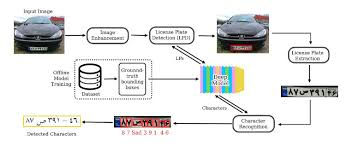
#> input picture images1.jpg, 346 x 146 px
$ python -i cv_utils.py   (imports and definitions only)   (older library calls are emulated)
#> lines starting #> are read from the running program, lines starting #| are printed output that depends on the picture; after the words box and inside, x2 and y2 are one past the last pixel; in counts of white or black regions, pixels touching at a corner belong together
#> further down, picture is the input picture: shape (146, 346, 3); mean B, G, R 228, 228.6, 228.3
import cv2
import imutils
from skimage.filters import threshold_local
from skimage import measure
import numpy as np


class PlateFinder:
    def __init__(self):
        self.min_area = 4500  # minimum area of the plate
        self.max_area = 30000  # maximum area of the plate

        self.element_structure = cv2.getStructuringElement(shape=cv2.MORPH_RECT, ksize=(22, 3))

    def preprocess(self, input_img):
        imgBlurred = cv2.GaussianBlur(input_img, (7, 7), 0)  # old window was (5,5)
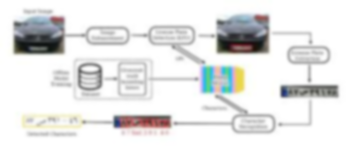
#> imgBlurred: shape (146, 346, 3); mean B, G, R 228.1, 228.6, 228.3
        gray = cv2.cvtColor(imgBlurred, cv2.COLOR_BGR2GRAY)  # convert to gray
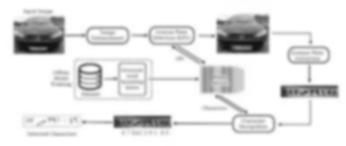
#> gray: shape (146, 346); min 19, max 255, mean 228.5
        sobelx = cv2.Sobel(gray, cv2.CV_8U, 1, 0, ksize=3)  # sobelX to get the vertical edges
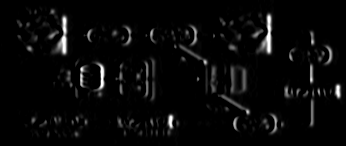
#> sobelx: shape (146, 346); min 0, max 255, mean 8.8
        ret2, threshold_img = cv2.threshold(sobelx, 0, 255, cv2.THRESH_BINARY + cv2.THRESH_OTSU)
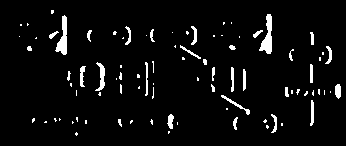
#> threshold_img: shape (146, 346); 4.8% white; 87 white regions (55 under 20 px), largest, box (x1, y1, x2, y2) and area: (259, 14, 272, 54) 272, (55, 15, 67, 55) 249, (95, 62, 105, 91) 132
#> ret2 = 61

        element = self.element_structure
        morph_n_thresholded_img = threshold_img.copy()
        cv2.morphologyEx(src=threshold_img, op=cv2.MORPH_CLOSE, kernel=element, dst=morph_n_thresholded_img)
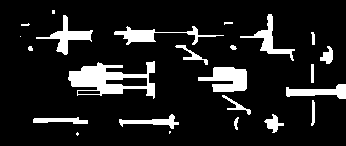
#> morph_n_thresholded_img: shape (146, 346); 12% white; 24 white regions (6 under 20 px)
        return morph_n_thresholded_img

    def extract_contours(self, after_preprocess):
        _, contours,_ = cv2.findContours(after_preprocess, mode=cv2.RETR_EXTERNAL,
                                                    method=cv2.CHAIN_APPROX_NONE)
#> contours = 24 contours, 8 with area under 20; largest, box (x1, y1, x2, y2) and area: (68, 61, 155, 99) 1730, (198, 67, 247, 92) 720, (36, 15, 93, 55) 502, (114, 26, 224, 45) 453, (240, 14, 295, 61) 424
        return contours

    # [19 lines left out: function clean_plate, not called in this run]


    def check_plate(self, input_img, contour):
        min_rect = cv2.minAreaRect(contour)
        if self.validateRatio(min_rect):
            x, y, w, h = cv2.boundingRect(contour)
            cords=x, y, w, h
            after_validation_img = input_img[y:y + h, x:x + w]
            after_clean_plate_img, plateFound, coordinates = self.clean_plate(after_validation_img)
            if plateFound:
                characters_on_plate = self.find_characters_on_plate(after_clean_plate_img)
                if (characters_on_plate is not None and len(characters_on_plate) == 8):
                    x1, y1, w1, h1 = coordinates

                    coordinates = x1 + x, y1 + y
                    after_check_plate_img = after_clean_plate_img
                    return after_check_plate_img, characters_on_plate, coordinates,cords
        return None, None, None, None


    def find_possible_plates(self, input_img):
        """
        Finding all possible contours that can be plates
        """
        plates = []
        cords =[]
        self.char_on_plate = []
        self.corresponding_area = []

        self.after_preprocess = self.preprocess(input_img)
        possible_plate_contours = self.extract_contours(self.after_preprocess)
#> possible_plate_contours has the same summary as contours in extract_contours

        for cnts in possible_plate_contours:
            plate, characters_on_plate, coordinates,cord = self.check_plate(input_img, cnts)
            if plate is not None:
                plates.append(plate)
                cords.append(cord)
                self.char_on_plate.append(characters_on_plate)
                self.corresponding_area.append(coordinates)
#> this loop made 24 passes
#> after the loop, cords = []; plates = []; self.char_on_plate = []; self.corresponding_area = []

        if (len(plates) > 0):
            return plates, cords
        else:
            return None,None

    # [21 lines left out: functions find_characters_on_plate, ratioCheck, not called in this run]

    def preRatioCheck(self, area, width, height):
        min = self.min_area
        max = self.max_area

        ratioMin = 2.5
        ratioMax = 7

        ratio = float(width) / float(height)
        if ratio < 1:
            ratio = 1 / ratio

        if (area < min or area > max) or (ratio < ratioMin or ratio > ratioMax):
            return False
        return True

    def validateRatio(self, rect):
        (x, y), (width, height), rect_angle = rect

        if (width > height):
            angle = -rect_angle
        else:
            angle = 90 + rect_angle

        if angle > 15:
            return False
        if (height == 0 or width == 0):
            return False

        area = width * height
        if not self.preRatioCheck(area, width, height):
            return False
        else:
            return True

# [96 lines left out: functions sort_cont, segment_chars, not called in this run]

>>> import cv2
>>> picture = cv2.imread('images1.jpg')
>>> result = PlateFinder().find_possible_plates(picture)

$ run again, on 4 steps.png
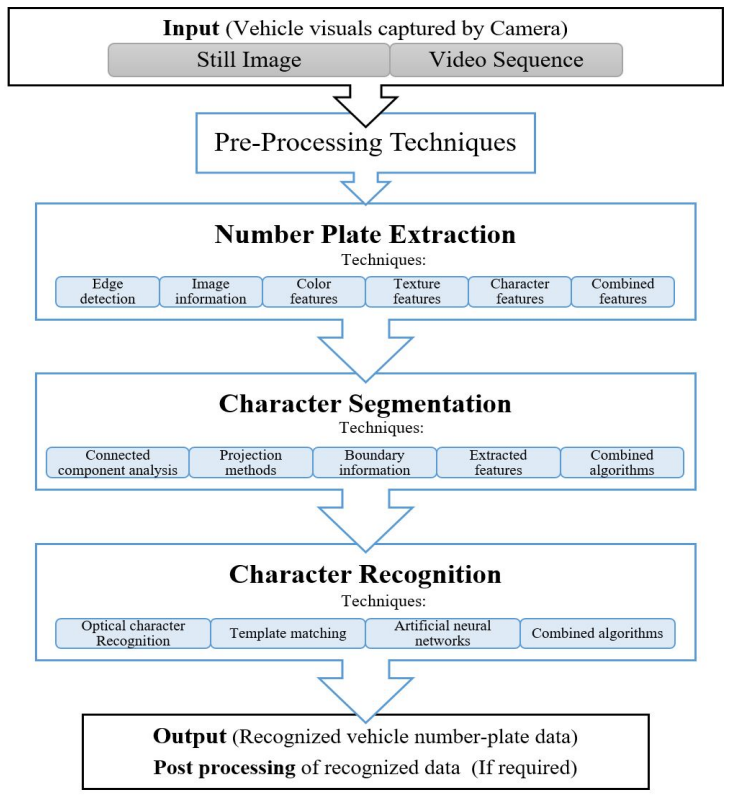
#> input picture 4 steps.png, 737 x 800 px
#> picture is the input picture: shape (800, 737, 3); mean B, G, R 239.5, 237.4, 234.4
#> in preprocess, `ret2, threshold_img = cv2.threshold(sobelx, 0, 255, cv2.THRESH_BINARY ..`:
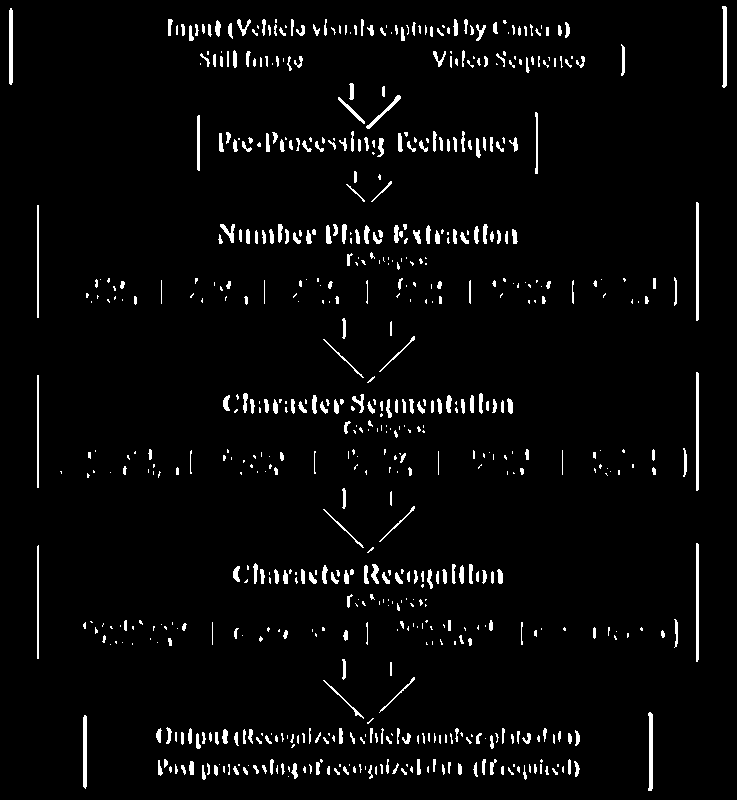
#> threshold_img: shape (800, 737); 3.5% white; 694 white regions (346 under 20 px), largest, box (x1, y1, x2, y2) and area: (696, 202, 699, 321) 355, (696, 372, 699, 491) 355, (696, 543, 699, 662) 354
#> ret2 = 84
#> in preprocess, `cv2.morphologyEx(src=threshold_img, op=cv2.MORPH_CLOSE, kernel=element..`:
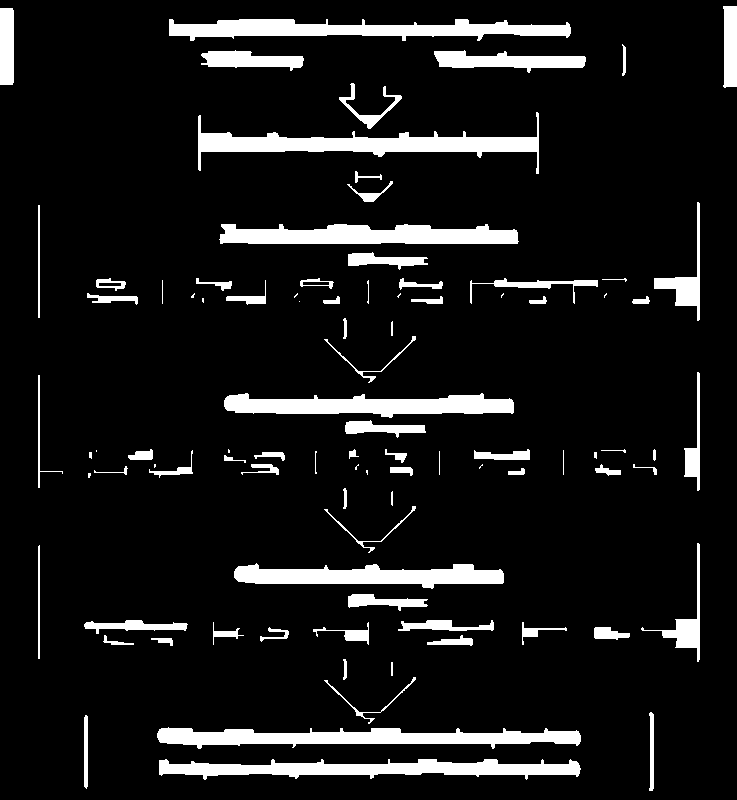
#> morph_n_thresholded_img: shape (800, 737); 9.5% white; 93 white regions (16 under 20 px)
#> contours = 93 contours, 27 with area under 20; largest, box (x1, y1, x2, y2) and area: (198, 112, 539, 174) 5078, (157, 727, 581, 749) 4937, (169, 19, 571, 41) 4728, (159, 759, 581, 780) 4576, (219, 224, 519, 244) 4458
#> possible_plate_contours has the same summary as contours in extract_contours
#> the loop in find_possible_plates, `for cnts in possible_plate_contours:` made 93 passes
#> after the loop in find_possible_plates, `for cnts in possible_plate_contours:`: cords = []
